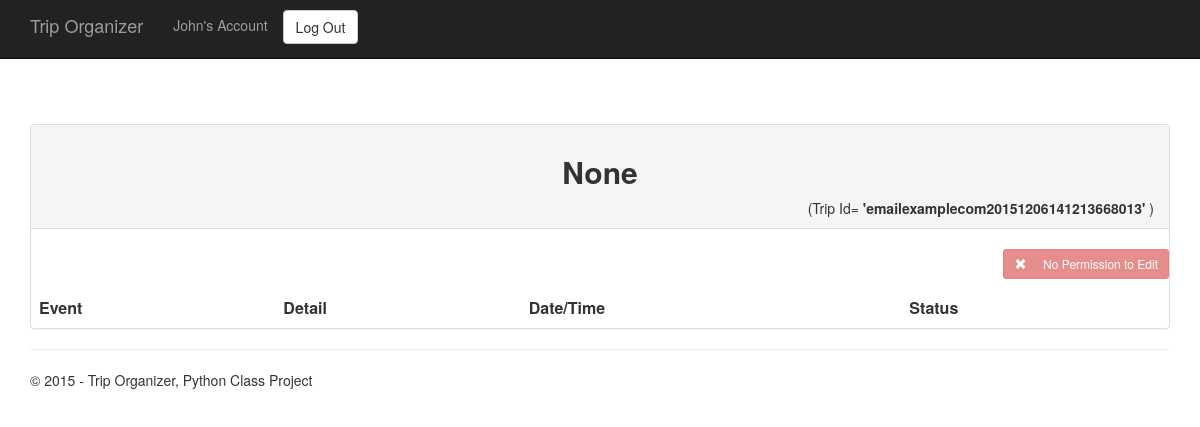
The app's page /trip/emailexamplecom20151206141213668013 (signed in), older data.
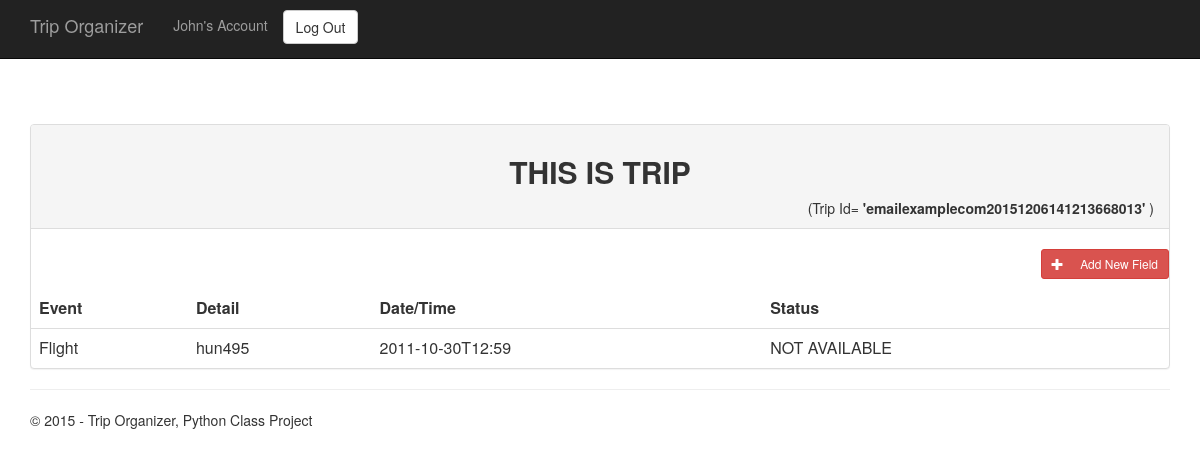
The same page, newer data.
### tables this page shows
CREATE TABLE "trips" ("trip_id" VARCHAR UNIQUE , "trip_name" VARCHAR NOT NULL , "user_id_s" VARCHAR NOT NULL , "created_time" DATETIME DEFAULT CURRENT_TIMESTAMP, "start_datetime" DATETIME DEFAULT null, "end_datetime" DATETIME DEFAULT null);

CREATE TABLE "Flight" ("travel_id" VARCHAR NOT NULL , "datetime" DATETIME NOT NULL , "flight_info" VARCHAR NOT NULL , "live_status" VARCHAR, "title" VARCHAR NOT NULL  DEFAULT Flight);

### Travel/views.py (the view, shortened to what this page needs)
@app.route('/trip/<trip_id>', methods=['GET', 'POST'])
@login_required
def trip(trip_id):
    if request.method == 'GET': # ------------------------------------------------------------------------------------------------ Get
        output = get_trip_events_in_table(trip_id)
        output = Markup(output)
        admin_user_of_this_trip = repo.get_admin_user_id(trip_id)
        print("check check check check check check check check check check check check check check check check")
        admin_button = get_admin_button(trip_id, admin_user_of_this_trip)       # admin_button = Markup(admin_button),
        return render_template(
        'trip.html',
        title='Home Page',
        user_name = app_user.get_fname(),
        trip_id = trip_id,
        trip_name = repo.get_trip_name(trip_id),
        admin_button = Markup(admin_button),
        sorted_result = output,
        year=datetime.now().year,
        )

### Travel/models/Repository.py (called while the page is built)
    def get_admin_user_id(self, trip_id):
        try:
            with self.__conn:
                cursor = self.__conn.cursor()
                exe = cursor.execute("select user_id_s from trips where trip_id = ?", (trip_id,))
                first_line = exe.fetchone()
                user_id = None
                if first_line and first_line[0]:
                    user_id = first_line[0]
                print("=========*********user_id start ***********============")
                print(user_id)
                print("=========*********user_id  end  ***********============")
                return user_id
        except Exception as e:
            print("Error Occured in Repository.get_admin_user_id" + str(e) )
            raise
        pass

    def get_trip_name(self, trip_id):
        try:
            cursor = self.__conn.cursor()
            exe = cursor.execute("select trip_name from trips where trip_id= ?", (trip_id,) )
            result = exe.fetchone()
            if result and result[0]:
                return result[0]
            else:
                None
        except Exception as e:
            print("ERROR OCCURED in Repository.get_trip_name: " + str(e))
            raise

### Travel/models/User.py (called while the page is built)
    def get_email(self):
        return str(self.email)

    def get_fname(self):
        return str(self.fname)

### Travel/views.py (called while the page is built)
def login_required(f):
    @wraps(f)
    def decorated_function(*args, **kwargs):
        if 'session_user' in session:
            return f(*args, **kwargs)
        else:
            flash("A login is required to see the page!")
            return redirect(url_for('login', next=request.path))
    return decorated_function

def get_trip_events_in_table(trip_id):
    output = ""
    travel_result = repo.get_travel_events(trip_id)  # list of tuples
    sorted_by_datetime = sorted(travel_result, key=lambda tup: tup[2])
    for event in sorted_by_datetime:
        add = """
            <tr>
                <td>
        """
        output += add
        for cell in event:
            add =  cell + """</td>
                                <td>"""
            output += add
        add = """</td>
                        </tr>
                    """
        output += add
    return output

### Travel/templates/trip.html (shortened to what this page needs)
﻿{% extends "layout.html" %}
{% block content %}
{% include 'travelDetails.html' %}
{% endblock %}

### Travel/templates/layout.html (shortened to what this page needs)
﻿<!DOCTYPE html>
<html lang="en" xmlns="http://www.w3.org/1999/xhtml">
<head>
    <link href="../static/content/bootstrap.min.css" rel="stylesheet" />
    <link href="../static/content/site.css" rel="stylesheet" />
</head>
<body>
    <div class="navbar navbar-inverse navbar-fixed-top">
        <div class="container">
            <div class="navbar-header">
                <a href="{{ url_for('home') }}" class="navbar-brand">Trip Organizer</a>
            </div>
            <div class="navbar-collapse collapse">
                <ul class="nav navbar-nav">
                    <li><a href="{{ url_for('account') }}">{{user_name}}'s Account</a></li>
                    <li class="pull-right">
                        <form action="{{url_for('logout')}}" method="get" >
                            <button type="submit" class="btn btn-default" name="logout" value="logout" style="margin-top: 10px;">Log Out  {{log_in_out}}</button>
                        </form>
                    </li>
                </ul>
            </div>
        </div>
    </div>
    <div class="container body-content">
        {% block content %}{% endblock %}
        <hr />
        <footer>
            <p>&copy; {{ year }} - Trip Organizer, Python Class Project</p>
        </footer>
    </div>
</body>
</html>

### Travel/templates/travelDetails.html
﻿<div class="panel panel-default">
    <div class="panel-heading text-center"> <h2><b>{{trip_name}}</b></h2>  <span class="pull-right">(Trip Id= <b>'{{trip_id}}'</b> )</span><br /></div>
    <br/>
    {{admin_button}}
    <br /><br />
    <table class="table table-hover">
        <tr>
            <th>Event</th>
            <th>Detail</th>
            <th>Date/Time</th>
            <th>Status</th>
        </tr>
        {{sorted_result}}
    </table>
</div>

### Travel/static/content/site.css (style rules this page uses)
.body-content { padding-left: 15px; padding-right: 15px; }

Row changes from the older to the newer data that the page shows:
added trips: trip_name "THIS IS TRIP"
added Flight: live_status "Flight hun495 2011-10-30T12:59 NOT AVAILABLE"
Text that changed along with them:
{{ admin_button }}: "No Permission to Edit" → "Add New Field"
{{ trip_name }}: "None" → (not shown)
